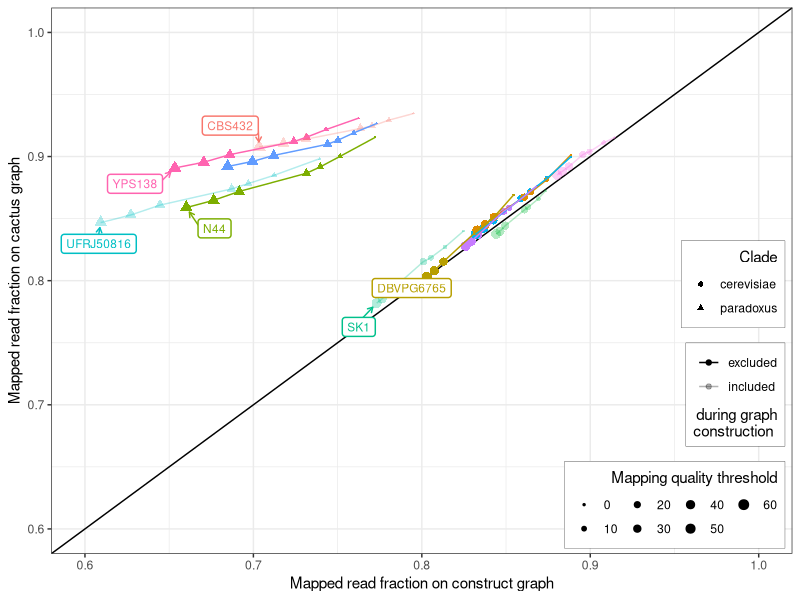
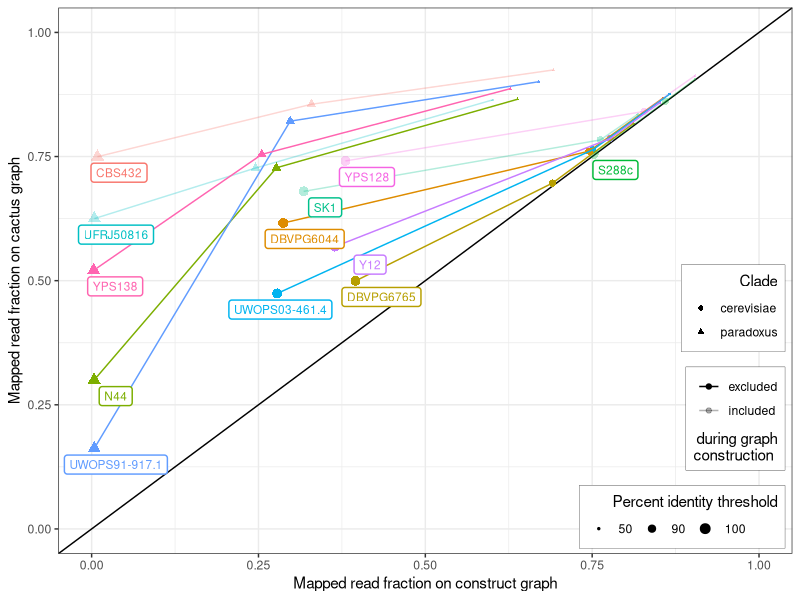
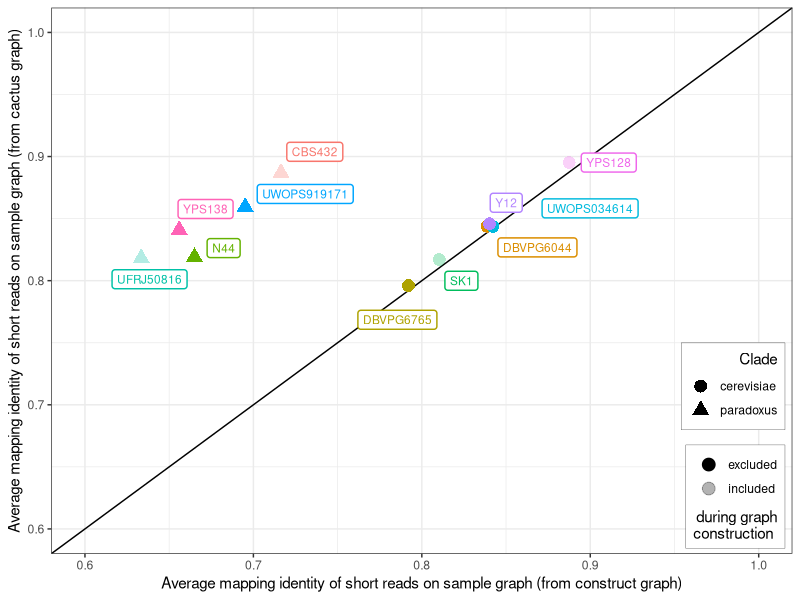
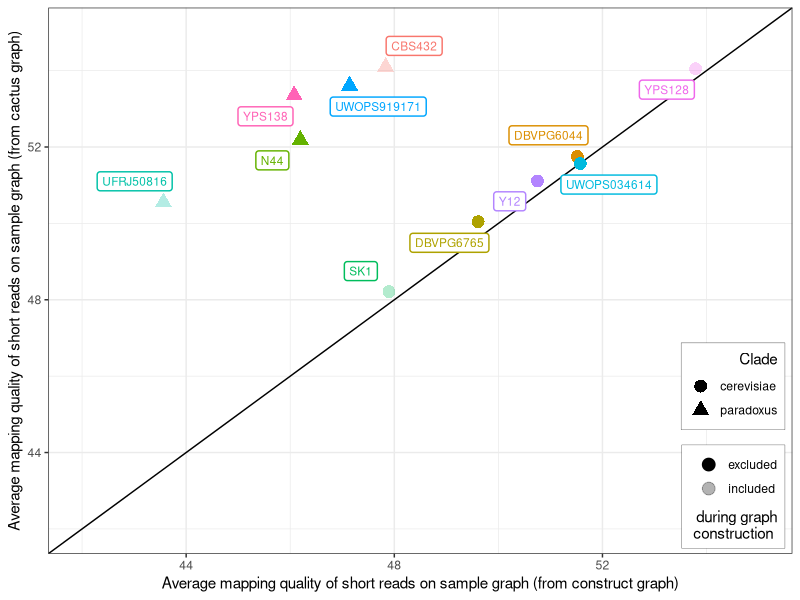
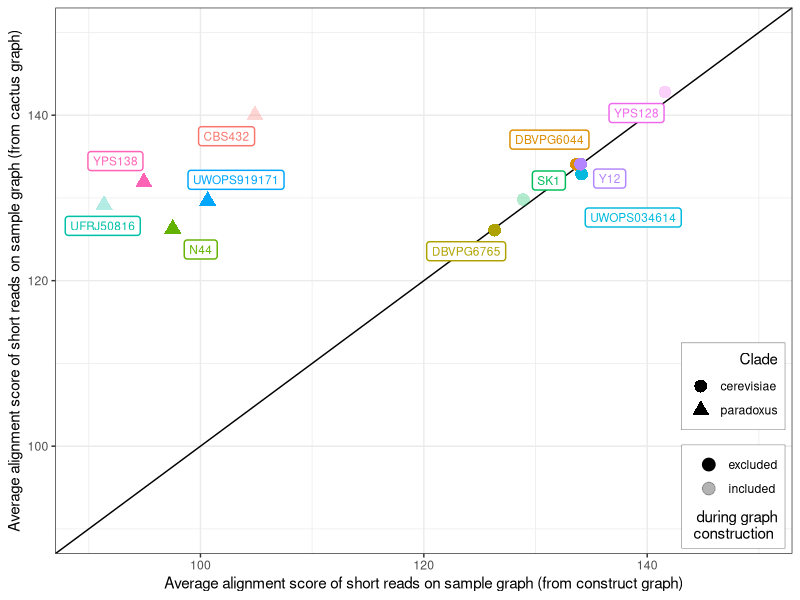

These charts were generated, in order, by the following R code:
library(tidyverse)
library(magrittr)
library(ggrepel)

##############
#Read mapping#
##############

#Four strains
#############

construct <- read_tsv("data/yeast.mapping.constructunion.four.tsv", col_names = c("mapq_gt0", "mapq_ge10", "mapq_ge20", "mapq_ge30", "mapq_ge40", "mapq_ge50", "mapq_ge60", "id_ge100", "id_ge90", "id_ge50", "all", "graph", "sample"))
cactus <- read_tsv("data/yeast.mapping.cactus.four.tsv", col_names = c("mapq_gt0", "mapq_ge10", "mapq_ge20", "mapq_ge30", "mapq_ge40", "mapq_ge50", "mapq_ge60", "id_ge100", "id_ge90", "id_ge50", "all", "graph", "sample"))

construct_new <- construct %>%
  gather("mapq_gt0", "mapq_ge10", "mapq_ge20", "mapq_ge30", "mapq_ge40", "mapq_ge50", "mapq_ge60", "id_ge100", "id_ge90", "id_ge50", key="filter", value="construct_number") %>%
  mutate(construct_fraction = construct_number / all) %>%
  select(sample, filter, construct_fraction)

cactus_new <- cactus %>%
  gather("mapq_gt0", "mapq_ge10", "mapq_ge20", "mapq_ge30", "mapq_ge40", "mapq_ge50", "mapq_ge60", "id_ge100", "id_ge90", "id_ge50", key="filter", value="cactus_number") %>%
  mutate(cactus_fraction = cactus_number / all) %>%
  select(sample, filter, cactus_fraction)

## Mapping quality plot
pdf('pdf/yeast-mapping-quality-four.pdf', 6, 6)
construct_new %>%
  inner_join(cactus_new, by=c("sample", "filter")) %>%
  filter(filter %in% c("mapq_gt0", "mapq_ge10", "mapq_ge20", "mapq_ge30", "mapq_ge40", "mapq_ge50", "mapq_ge60")) %>%
  mutate(filter = factor(filter, levels = c("mapq_gt0", "mapq_ge10", "mapq_ge20", "mapq_ge30", "mapq_ge40", "mapq_ge50", "mapq_ge60"), labels = c("0", "10", "20", "30", "40", "50", "60"))) %>%
  mutate(clade=ifelse(sample %in% c("UWOPS91-917.1","UFRJ50816","YPS138","N44","CBS432"), 'paradoxus', 'cerevisiae')) %>%
  mutate(ingraph=ifelse(sample %in% c("UFRJ50816", "YPS128", "CBS432", "SK1", "S288c"), 'included', 'excluded')) %>% 
  ggplot(aes(construct_fraction, cactus_fraction,
               color=sample, alpha=ingraph, pch=clade)) +
  geom_abline(intercept=0) +
  geom_point(aes(size=filter)) +
  geom_line() +
  geom_label_repel(aes(label=ifelse(filter==60, sample, '')),
                   point.padding=.5, box.padding=.5,
                   min.segment.length=0, size=3, seed=123,
                   alpha=1, segment.size=.5, label.size=.5,
                   arrow=arrow(length = unit(0.01, "npc"))) + 
  labs(color="Strain", size="Mapping quality threshold",
       x="Mapped read fraction on construct graph",
       y="Mapped read fraction on cactus graph",
       alpha="during graph\nconstruction ", pch="Clade") +
  coord_cartesian(xlim=c(0.6,1), ylim=c(0.6,1)) +
  scale_size_discrete(range=c(.5,3)) +
  scale_alpha_discrete(range=c(1, .3)) +
  theme_bw() +
  theme(legend.position=c(.99,.01), legend.justification=c(1, 0),
        legend.box.just='right',
        legend.background=element_rect(colour='black', size=.1)) +
  guides(pch=guide_legend(order=1, title.hjust=1),
         size=guide_legend(ncol=4, order=3, title.hjust=1),
         alpha=guide_legend(order=2, title.hjust=1, title.position='bottom'),
         color=FALSE)
dev.off()

# Mapping percent identity plot
pdf('pdf/yeast-mapping-identity-four.pdf', 6, 6)
construct_new %>%
  inner_join(cactus_new, by=c("sample", "filter")) %>%
  filter(filter %in% c("id_ge100", "id_ge90", "id_ge50")) %>%
  mutate(filter = factor(filter, levels = c("id_ge50", "id_ge90", "id_ge100"), labels = c("50", "90", "100"))) %>%
  mutate(clade=ifelse(sample %in% c("UWOPS91-917.1","UFRJ50816","YPS138","N44","CBS432"), 'paradoxus', 'cerevisiae')) %>%
  mutate(ingraph=ifelse(sample %in% c("UFRJ50816", "YPS128", "CBS432", "SK1", "S288c"), 'included', 'excluded')) %>%
  ggplot(aes(construct_fraction, cactus_fraction, color=sample,
             alpha=ingraph, pch=clade)) +
  geom_abline(intercept=0) +
  geom_point(aes(size=filter)) +
  geom_line() +
  geom_label_repel(aes(label=ifelse(filter==100, sample, '')),
                   point.padding=.25, box.padding=.25,
                   min.segment.length=Inf, size=3, seed=123,
                   nudge_y=-.01, nudge_x=.01,
                   alpha=1, label.size=.5) + 
  labs(color="Strain", size="Percent identity threshold",
       x="Mapped read fraction on construct graph",
       y="Mapped read fraction on cactus graph",
       alpha="during graph\nconstruction ", pch="Clade") +
  coord_cartesian(xlim=c(0,1), ylim=c(0,1)) +
  scale_size_discrete(range=c(.5,3)) +
  scale_alpha_discrete(range=c(1, .3)) +
  theme_bw() +
  theme(legend.position=c(.99,.01), legend.justification=c(1, 0),
        legend.box.just='right',
        legend.background=element_rect(colour='black', size=.1)) +
  guides(pch=guide_legend(order=1, title.hjust=1),
         size=guide_legend(ncol=4, order=3, title.hjust=1),
         alpha=guide_legend(order=2, title.hjust=1, title.position='bottom'),
         color=FALSE)
dev.off()

###############
#SV genotyping#
###############

identity <- read_tsv("data/constructunion.four.reads.identity.tsv", col_names = c("graph", "strain", "identity"))
quality <- read_tsv("data/constructunion.four.reads.mapq.tsv", col_names = c("graph", "strain", "quality"))
score <- read_tsv("data/constructunion.four.reads.score.tsv", col_names = c("graph", "strain", "score"))

# Mapping identity plot
pdf('pdf/yeast-genotyping-identity-four.pdf', 6, 6)
identity %>%
  spread(graph, identity) %>%
  mutate(clade=ifelse(strain %in% c("UWOPS919171","UFRJ50816","YPS138","N44","CBS432"), 'paradoxus', 'cerevisiae')) %>%
  mutate(ingraph=ifelse(strain %in% c("UFRJ50816", "YPS128", "CBS432", "SK1", "S288c"), 'included', 'excluded')) %>%
  ggplot(aes(construct, cactus, color=strain, alpha=ingraph, shape=clade)) +
  geom_abline(intercept=0) +
  geom_point(size=4) +
  geom_label_repel(aes(label=strain),
                   point.padding=.25, box.padding=.5,
                   min.segment.length=Inf, size=3, seed=123,
                   nudge_x=.01,
                   alpha=1, label.size=.5) + 
  labs(color="Strain", shape="Clade",
       x="Average mapping identity of short reads on sample graph (from construct graph)",
       y="Average mapping identity of short reads on sample graph (from cactus graph)",
       alpha="during graph\nconstruction ") +
  coord_cartesian(xlim=c(0.6,1), ylim=c(0.6,1)) +
  scale_alpha_discrete(range=c(1, .3)) +
  theme_bw() +
  theme(legend.position=c(.99,.01), legend.justification=c(1, 0),
        legend.box.just='right',
        legend.background=element_rect(colour='black', size=.1)) +
  guides(color=FALSE, shape=guide_legend(order=1, title.hjust=1),
         alpha=guide_legend(order=2, title.hjust=1, title.position='bottom'))
dev.off()

# Mapping quality plot
pdf('pdf/yeast-genotyping-quality-four.pdf', 6, 6)
quality %>%
  spread(graph, quality) %>%
  mutate(clade=ifelse(strain %in% c("UWOPS919171","UFRJ50816","YPS138","N44","CBS432"), 'paradoxus', 'cerevisiae')) %>%
  mutate(ingraph=ifelse(strain %in% c("UFRJ50816", "YPS128", "CBS432", "SK1", "S288c"), 'included', 'excluded')) %>%
  ggplot(aes(construct, cactus, color=strain, alpha=ingraph, shape=clade)) +
  geom_abline(intercept=0) +
  geom_point(size=4) +
  geom_label_repel(aes(label=strain),
                   point.padding=.25, box.padding=.5,
                   min.segment.length=Inf, size=3, seed=123,
                   nudge_x=-.01,
                   alpha=1, label.size=.5) + 
  labs(color="Strain", shape="Clade",
       x="Average mapping quality of short reads on sample graph (from construct graph)",
       y="Average mapping quality of short reads on sample graph (from cactus graph)",
       alpha="during graph\n construction ") +
  coord_cartesian(xlim=c(42,55), ylim=c(42,55)) +
  scale_alpha_discrete(range=c(1, .3)) +
  theme_bw() +
  theme(legend.position=c(.99,.01), legend.justification=c(1, 0),
        legend.box.just='right',
        legend.background=element_rect(colour='black', size=.1)) +
  guides(color=FALSE, shape=guide_legend(order=1, title.hjust=1),
         alpha=guide_legend(order=2, title.hjust=1, title.position='bottom'))
dev.off()

# Mapping score plot
pdf('pdf/yeast-genotyping-score-four.pdf', 8, 7)
score %>%
  spread(graph, score) %>%
  mutate(clade=ifelse(strain %in% c("UWOPS919171","UFRJ50816","YPS138","N44","CBS432"), 'paradoxus', 'cerevisiae')) %>%
  mutate(ingraph=ifelse(strain %in% c("UFRJ50816", "YPS128", "CBS432", "SK1", "S288c"), 'included', 'excluded')) %>%
  ggplot(aes(construct, cactus, color=strain, alpha=ingraph, shape=clade)) +
  geom_abline(intercept=0) +
  geom_point(size=4) +
  geom_label_repel(aes(label=strain),
                   point.padding=.25, box.padding=.5,
                   min.segment.length=Inf, size=3, seed=123,
                   nudge_x=-.01,
                   alpha=1, label.size=.5) + 
  labs(color="Strain", shape="Clade",
       x="Average alignment score of short reads on sample graph (from construct graph)",
       y="Average alignment score of short reads on sample graph (from cactus graph)",
       alpha="during graph\n construction ") +
  coord_cartesian(xlim=c(90,150), ylim=c(90,150)) +
  scale_alpha_discrete(range=c(1, .3)) +
  theme_bw() +
  theme(legend.position=c(.99,.01), legend.justification=c(1, 0),
        legend.box.just='right',
        legend.background=element_rect(colour='black', size=.1)) +
  guides(color=FALSE, shape=guide_legend(order=1, title.hjust=1),
         alpha=guide_legend(order=2, title.hjust=1, title.position='bottom'))
dev.off()
